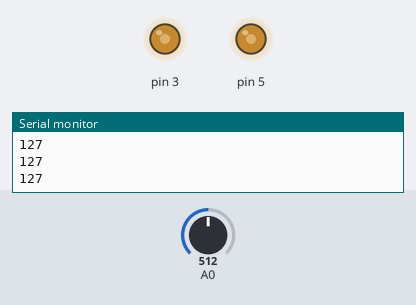
A sketch run on a simulated Arduino Uno, built with avr-gcc and run on an emulated ATmega328P. On the bench: output pins drawn as LEDs (lit = HIGH), the last lines printed to the serial monitor. The test bench sets the inputs (shaded band); at power-on: A0 = 512.

Above: at 1.2 s.
1.3 s: A0 set to 716
At 1.6 s:
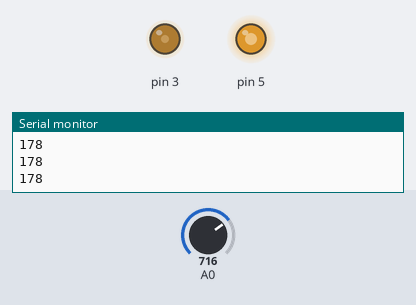
2.8 s: A0 set to 900
At 4.0 s:
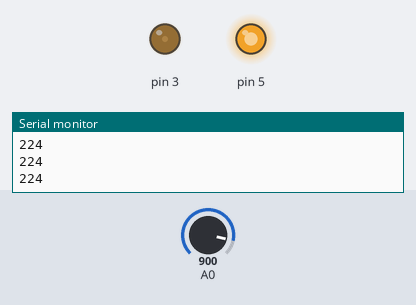
4.3 s: A0 set to 1023
At 5.1 s:
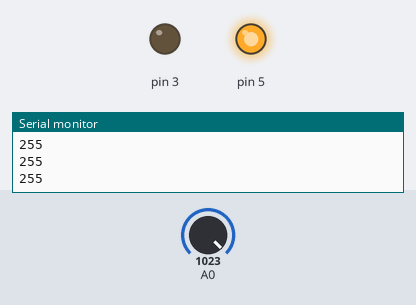
5.8 s: A0 set to 306
At 6.3 s:
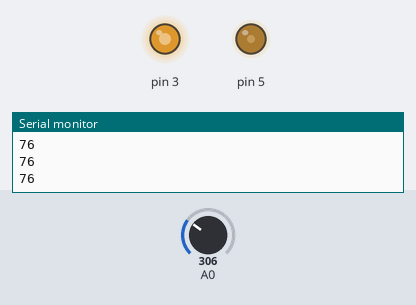
7.3 s: A0 set to 122
At 8.5 s:
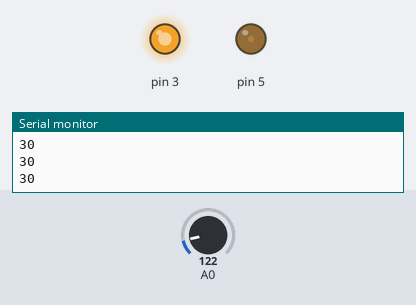
8.8 s: A0 set to 511
At 9.8 s:
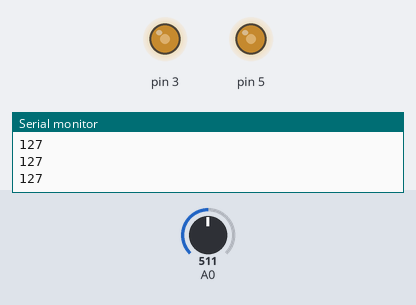
Timing chart, 0 to 11.3 s (numbered marks = the images above; inputs shaded):
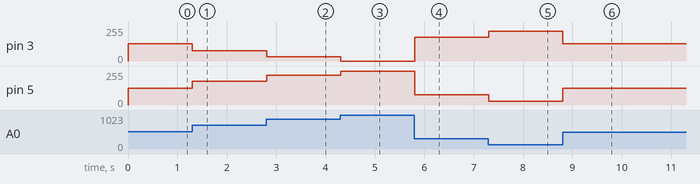

The sketch:

2.ino
```cpp
void setup() {
  // put your setup code here, to run once:
  pinMode(5,OUTPUT);
  pinMode(3,OUTPUT);
  Serial.begin(9600);
}

void loop() {
  // put your main code here, to run repeatedly:
  int val = analogRead(0);
  int val_m = map(val,0,1023,0,255);
  Serial.println(val_m);
  analogWrite(5,val_m);
  analogWrite(3,255-val_m);
}
```

Measured:
- after the input at 1.3 s, pin 3: 128/255 → 77/255 at once; pin 5: 127/255 → 178/255 at once
- after the input at 2.8 s, pin 3: 77/255 → 31/255 at once; pin 5: 178/255 → 224/255 at once
- after the input at 4.3 s, pin 3: 31/255 → 0/255 at once; pin 5: 224/255 → 255/255 at once
- after the input at 5.8 s, pin 3: 0/255 → 179/255 at once; pin 5: 255/255 → 76/255 at once
- after the input at 7.3 s, pin 3: 179/255 → 225/255 at once; pin 5: 76/255 → 30/255 at once
- after the input at 8.8 s, pin 3: 225/255 → 128/255 at once; pin 5: 30/255 → 127/255 at once
